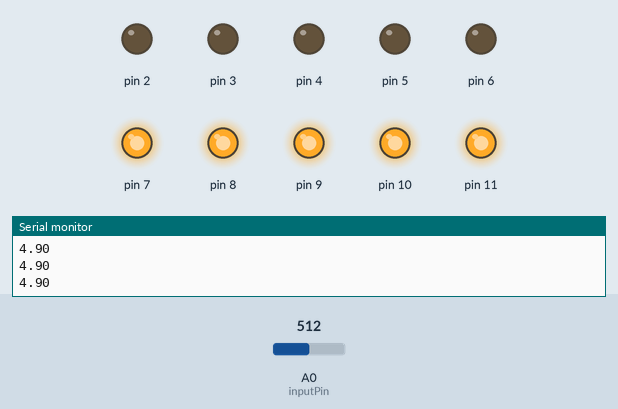
Recording of a sketch running on a simulated Arduino Uno, built with avr-gcc and run on an emulated ATmega328P. On the bench: output pins drawn as LEDs (lit = HIGH), the last lines printed to the serial monitor. Inputs (shaded band) come from the test bench; at power-on: A0 (inputPin) = 512.

Above: at 1.2 s.
1.3 s: A0 (inputPin) set to 558
4.3 s: A0 (inputPin) set to 588
At 6.7 s:
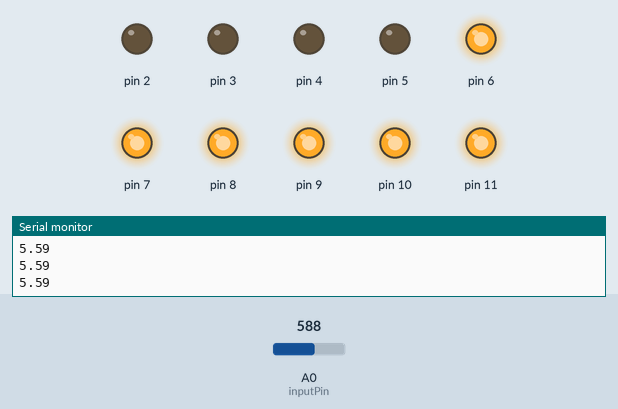
7.2 s: A0 (inputPin) set to 381
At 9.9 s:
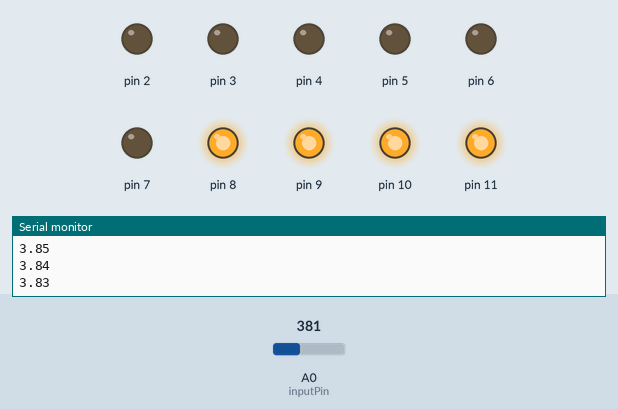
10.2 s: A0 (inputPin) set to 352
At 11.8 s:
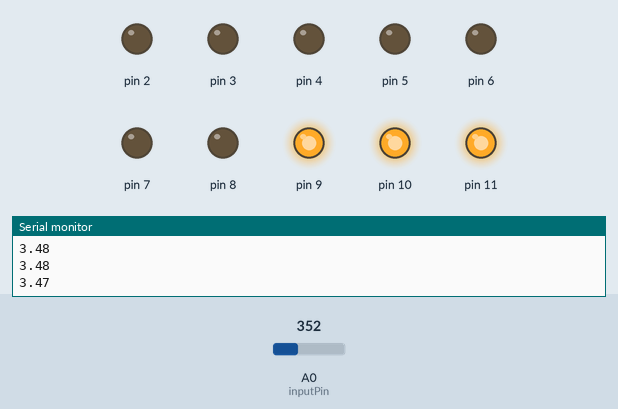
13.0 s: A0 (inputPin) set to 716
At 15.9 s:
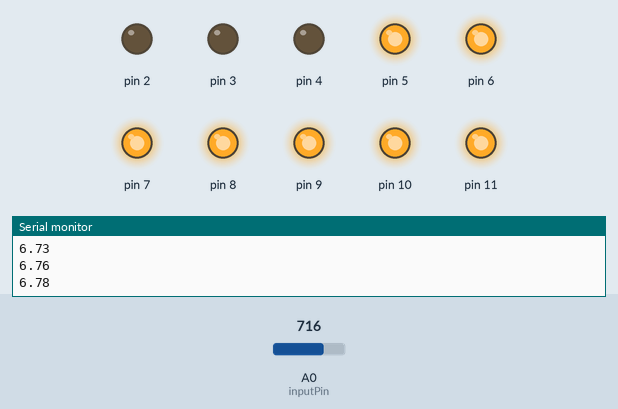
16.0 s: A0 (inputPin) set to 765
19.0 s: A0 (inputPin) set to 794
At 21.3 s:
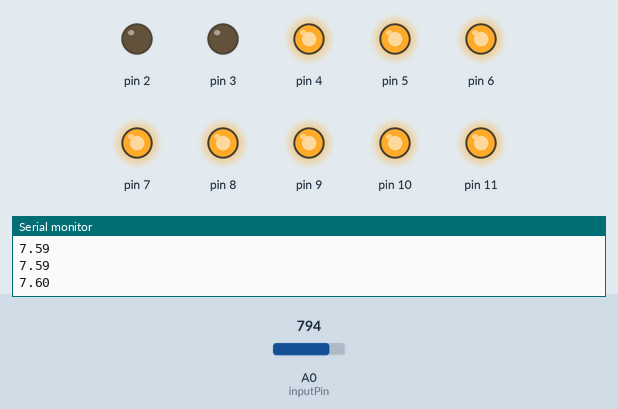
Timing chart, 0 to 22.7 s (numbered marks = the images above; inputs shaded):
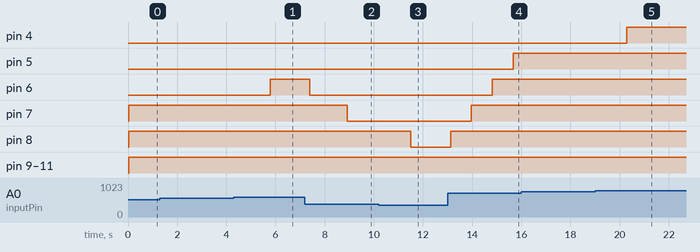

The sketch:

GSR_sensor_interput.ino
```cpp
#include <RunningMedian.h>
int timer1_counter;

//RunningMedian:  used to find the running median/Highest reading
//Sample rate is 50hz so the running Median is 3 samples or
//Running Median over three secs
RunningMedian data_1 = RunningMedian(150);

//Setup to receive data from GSR sensor circuit
int inputPin = A0;  //input pin

//used to control the LED bar graph (10 LEDs)
float display = 0;
int result = 0;

void setup()
{
  Serial.begin(9600);  //setup serial port for graphic display
  //configure pins 2-11 for LED bar graph
  pinMode(11,OUTPUT);
  pinMode(10,OUTPUT);
  pinMode(9,OUTPUT);
  pinMode(8,OUTPUT);
  pinMode(7,OUTPUT);
  pinMode(6,OUTPUT);
  pinMode(5,OUTPUT);
  pinMode(4,OUTPUT);
  pinMode(3,OUTPUT);
  pinMode(2,OUTPUT);

 //initialize timer1
 noInterrupts();  //disable all interrupts
 TCCR1A = 0;
 TCCR1B = 0;

 //Set timer1_counter to the correct value interrupt interval
 timer1_counter = 64286;  // preload timer 65536-16MHz/256/50Hz

 TCNT1 = timer1_counter;  //preload timer
 TCCR1B |= (1 << CS12);  //256 prescaler
 TIMSK1 |= (1 << TOIE1); //enable timer overflow interrupt
 interrupts();           //enable all interrupts

}

ISR(TIMER1_OVF_vect)
{
  TCNT1 = timer1_counter;  //load timer
  //Using RunningMedian.h to store 150 values or 3 seconds of data
  data_1.add(analogRead(inputPin));  //add samples at 50hz
}

float skinConductance(void)
{
  //!******************************************************************************
  //!		Name:	getSkinConductance()
  //!		Description: Returns the value of skin conductance.
  //!		Param : void
  //!		Returns: float with the value of skin conductance
  //!
  //!******************************************************************************
  //Local variable declaration
  float resistance;
  float conductance;
  delay(1);
  //Read Running average from runningMedian.h sample group
  float sensorValue = data_1.getAverage();
  float voltage = sensorValue * 5 / 1023;

  conductance = 2 * ((voltage - .05) / 1000000);

  //Conductance calculation
  resistance = 1 / conductance;
  conductance = conductance * 1000000;
  delay(1);

  if(conductance > 1.0) return conductance;
  else return -1.0;
}

void loop()
{
  //setup to update LED bar graph
  display = skinConductance();  //get average conductance
  display = round(display);  //round to whole number
  result = (int) display;  //convert to int

  switch (result)
  {
    case 1:  //Turn 1 LED on
      digitalWrite(11,HIGH);
      digitalWrite(10,LOW);
      digitalWrite(9,LOW);
      digitalWrite(8,LOW);
      digitalWrite(7,LOW);
      digitalWrite(6,LOW);
      digitalWrite(5,LOW);
      digitalWrite(4,LOW);
      digitalWrite(3,LOW);
      digitalWrite(2,LOW);
      break;
    case 2:   //Turn 2 LEDs on
      digitalWrite(11,HIGH);
      digitalWrite(10,HIGH);
      digitalWrite(9,LOW);
      digitalWrite(8,LOW);
      digitalWrite(7,LOW);
      digitalWrite(6,LOW);
      digitalWrite(5,LOW);
      digitalWrite(4,LOW);
      digitalWrite(3,LOW);
      digitalWrite(2,LOW);
      break;
    case 3:  //Turn 3 LEDs on
      digitalWrite(11,HIGH);
      digitalWrite(10,HIGH);
      digitalWrite(9,HIGH);
      digitalWrite(8,LOW);
      digitalWrite(7,LOW);
      digitalWrite(6,LOW);
      digitalWrite(5,LOW);
      digitalWrite(4,LOW);
      digitalWrite(3,LOW);
      digitalWrite(2,LOW);
      break;
    case 4:  //Turn 4 LEDs on
      digitalWrite(11,HIGH);
      digitalWrite(10,HIGH);
      digitalWrite(9,HIGH);
      digitalWrite(8,HIGH);
      digitalWrite(7,LOW);
      digitalWrite(6,LOW);
      digitalWrite(5,LOW);
      digitalWrite(4,LOW);
      digitalWrite(3,LOW);
      digitalWrite(2,LOW);
      break;
   case 5:  //Turn 5 LEDs on
      digitalWrite(11,HIGH);
      digitalWrite(10,HIGH);
      digitalWrite(9,HIGH);
      digitalWrite(8,HIGH);
      digitalWrite(7,HIGH);
      digitalWrite(6,LOW);
      digitalWrite(5,LOW);
      digitalWrite(4,LOW);
      digitalWrite(3,LOW);
      digitalWrite(2,LOW);
      break;
   case 6:  //Turn 6 LEDs on
      digitalWrite(11,HIGH);
      digitalWrite(10,HIGH);
      digitalWrite(9,HIGH);
      digitalWrite(8,HIGH);
      digitalWrite(7,HIGH);
      digitalWrite(6,HIGH);
      digitalWrite(5,LOW);
      digitalWrite(4,LOW);
      digitalWrite(3,LOW);
      digitalWrite(2,LOW);
      break;
   case 7:  //Turn 7 LEDs on
      digitalWrite(11,HIGH);
      digitalWrite(10,HIGH);
      digitalWrite(9,HIGH);
      digitalWrite(8,HIGH);
      digitalWrite(7,HIGH);
      digitalWrite(6,HIGH);
      digitalWrite(5,HIGH);
      digitalWrite(4,LOW);
      digitalWrite(3,LOW);
      digitalWrite(2,LOW);
      break;
  case 8:  //Turn 8 LEDs on
     digitalWrite(11,HIGH);
      digitalWrite(10,HIGH);
      digitalWrite(9,HIGH);
      digitalWrite(8,HIGH);
      digitalWrite(7,HIGH);
      digitalWrite(6,HIGH);
      digitalWrite(5,HIGH);
      digitalWrite(4,HIGH);
      digitalWrite(3,LOW);
      digitalWrite(2,LOW);
      break;
  case 9:  //Turn 9 LEDs on
     digitalWrite(11,HIGH);
      digitalWrite(10,HIGH);
      digitalWrite(9,HIGH);
      digitalWrite(8,HIGH);
      digitalWrite(7,HIGH);
      digitalWrite(6,HIGH);
      digitalWrite(5,HIGH);
      digitalWrite(4,HIGH);
      digitalWrite(3,HIGH);
      digitalWrite(2,LOW);
      break;
  case 10:  //Turn 10 LEDs on
    digitalWrite(11,HIGH);
      digitalWrite(10,HIGH);
      digitalWrite(9,HIGH);
      digitalWrite(8,HIGH);
      digitalWrite(7,HIGH);
      digitalWrite(6,HIGH);
      digitalWrite(5,HIGH);
      digitalWrite(4,HIGH);
      digitalWrite(3,HIGH);
      digitalWrite(2,HIGH);
      break;
  }
  delay(10);
//used to display graph when hooked up to serial port
  Serial.println(skinConductance());

}
```

Measured:
- the behaviour switches between 572 and 573 on A0 (inputPin) (found by bisection; images 0 and 1)
- the behaviour switches between 369 and 368 on A0 (inputPin) (found by bisection; images 2 and 3)
- the behaviour switches between 777 and 778 on A0 (inputPin) (found by bisection; images 4 and 5)
- after the input at 4.3 s, pin 6: LOW → HIGH after 1.5 s
- after the input at 7.2 s, pin 6: HIGH → LOW after 0.20 s; pin 7: HIGH → LOW after 1.7 s
- after the input at 10.2 s, pin 8: HIGH → LOW after 1.3 s
- after the input at 13.0 s, pin 5: LOW → HIGH after 2.7 s; pin 6: LOW → HIGH after 1.8 s; pin 7: LOW → HIGH after 0.97 s; pin 8: LOW → HIGH after 0.12 s
- after the input at 19.0 s, pin 4: LOW → HIGH after 1.3 s
